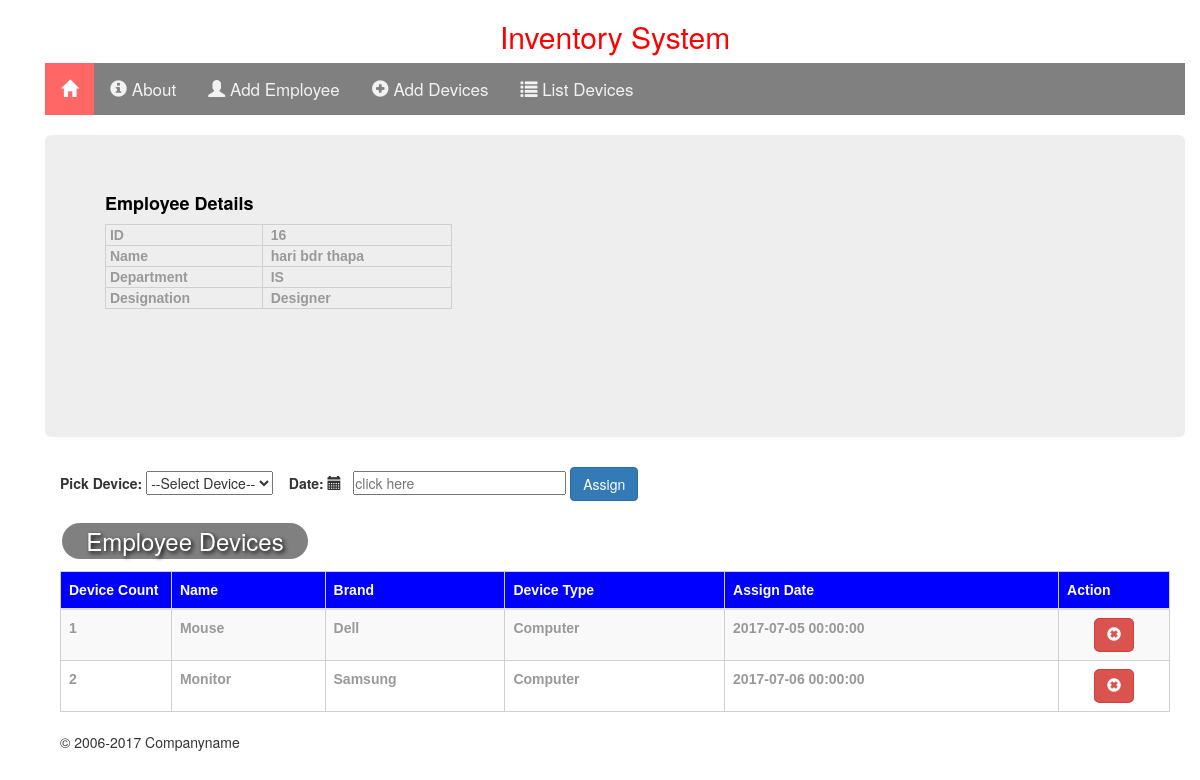
The page /view-employee-details.php?id=16 on the database its author committed.
### tables this page shows
CREATE TABLE `employee` (
  `id` int(11) NOT NULL,
  `fullname` text,
  `email` varchar(100) DEFAULT NULL,
  `designation` text,
  `department` text,
  `status` tinyint(4) DEFAULT '1'
);

CREATE TABLE `assigned_devices` (
  `id` int(11) NOT NULL,
  `emp_id` int(11) DEFAULT NULL,
  `assigned_date` datetime DEFAULT NULL,
  `device_id` int(11) DEFAULT NULL
);

CREATE TABLE `company_assets` (
  `id` int(11) NOT NULL,
  `device_name` text,
  `brand` text NOT NULL,
  `quantity` int(11) NOT NULL,
  `device_type` text,
  `device_assign` date DEFAULT NULL
);

### db/dbQuery.php (called while the page is built, shortened)
	<?php
	include('connection.php');
	function viewEmpDeviceDetailsById() {
	 	global $conn;
	 	$id     = $_GET['id'];
	 	$sql    = "SELECT * FROM employee WHERE id = ".$id;
	 	$result = mysqli_query($conn, $sql);
	 	$row    = mysqli_fetch_assoc($result);
	 	return $row;
	}
	function listAssignDevices(){
	 	global $conn;
	 	$id = $_GET['id'];
	 	$sql = "SELECT assigned_devices.*, company_assets.device_name, company_assets.brand, company_assets.device_type FROM assigned_devices inner join company_assets on assigned_devices.device_id = company_assets.id where emp_id =". $id;
	 	$rows = mysqli_query($conn, $sql);
	 	return $rows;
	}
?>

### view-employee-details.php (the view, shortened to what this page needs)
<?php
   include'db/dbQuery.php';
    $row = viewEmpDeviceDetailsById();
    $allDevice = listAssignDevices();
    $rows = mysqli_num_rows($allDevice) > 0;
?>
<!DOCTYPE html>
<html>
<head>
    	<link rel="stylesheet" type="text/css" href="assets/css/bootstrap.css">
    	<link rel="stylesheet" type="text/css" href="assets/css/bootstrap.min.css">
    	<link rel="stylesheet" type="text/css" href="assets/css/custom.css">
          <link rel="stylesheet" href="//code.jquery.com/ui/1.12.1/themes/base/jquery-ui.css">
</head>
<body>
<div class="container">
      <?php include ('inc/head.php'); ?>
        <div class="jumbotron">
          <div class="row">
            <div class="col-lg-6">
              <h4><b>Employee Details</b></h4>
              <table width="300px">
              <tr><th>  &nbsp;ID</th>           <td>&nbsp; <?php echo $row['id'];?>          </td></tr>
              <tr><th>  &nbsp;Name</th>         <td>&nbsp; <?php echo $row['fullname'];?>    </td></tr>
              <tr><th>  &nbsp;Department</th>   <td>&nbsp; <?php echo $row['department'];?>  </td></tr>
              <tr><th>  &nbsp;Designation</th>  <td>&nbsp; <?php echo $row['designation'];?> </td></tr>
              </table>
            </div>
        </div>
      </div>
      <div class="container-fluid">
        <div class="row">
          <div class="col-md-12">
            <form class="form-inline" method="POST" action="process/employee.php">
             <div class="form-group">
                <label>Pick Device:</label>
                  <select name="devices">
                  <option disabled selected="">--Select Device--</option>
                  </select>
              </div>
              <div class="form-group">
                    <label>&nbsp;&nbsp;&nbsp;Date: <span class="glyphicon glyphicon-calendar"></span></label>
                     &nbsp; <input type="text" name="assigned_date" id="datepicker" placeholder="click here" style="padding-right: 40px">
              </div>
              <button type="submit" name="assign" class="btn btn-primary">Assign</button>
            </form>
          </div>
        </div>
      </div>
<div class="col-lg-12">
<h3 style="background-color: #808080; color: white; border:2px solid; border-radius: 10px; width:250px; padding: 5px 5px;  border-radius: 20px; text-align: center; text-shadow:2px 2px 4px #000; ">Employee Devices </h3>
<table class="table table-striped">
 <thead>
   <tr bgcolor="blue" style="color: white">
       <th width="10%">Device Count</th>
       <th>Name</th>
       <th>Brand</th>
       <th>Device Type</th>
       <th>Assign Date</th>
       <th width="10%">Action</th>
   </tr>
 </thead>
   <tbody>
          <?php
              if($rows){
                $i = 1;
                foreach ($allDevice as $device) {
                  ?>
                    <tr>
                        <td><?php echo $i;?></td>
                        <td><?php echo $device['device_name']; ?></td>
                        <td><?php echo $device['brand'];?></td>
                        <td><?php echo $device['device_type']; ?></td>
                        <td><?php echo $device['assigned_date']; ?></td>
                        <td align="center">
                        <a href="process/employee.php?deldeviceid=<?php echo $device['id']; ?> && edid=<?php echo $device['emp_id'];?>" onClick="return confirm('Are You Sure?')"
                        title="Delete" class="btn btn-danger" style="border-radius: 15%;">
                        <i class="glyphicon glyphicon-remove-sign"></i></a>
                        </td>
                    </tr>
                     <?php
                    $i++;
                  }
                 } else
                 { ?>
                      <tr>
                          <td colspan="6" align="center">Sorry! No Device Found.</td>
                      </tr>
                     <?php
                  }
                ?>
   </tbody>
</table>
<?php include ('inc/footer.php');?>
</div>
</div>
</body>
</html>

### inc/head.php (shortened to what this page needs)
	<link rel="stylesheet" type="text/css" href="assets/css/bootstrap.css">
	<link rel="stylesheet" type="text/css" href="assets/css/bootstrap.min.css">
</head>
<body>
    <div class="container">
        <h2 align="center">Inventory System</h2>
        <div class="topnav" id="myTopnav">
            <a href="index.php" class="active"><i class="glyphicon glyphicon-home"></i></a>
            <a href="about.php"><i class="glyphicon glyphicon-info-sign"></i>&nbsp;About</a>
            <a href="add-employee.php"><i class="glyphicon glyphicon-user"></i>&nbsp;Add Employee</a>
            <a href="add-devices.php"><i class="glyphicon glyphicon-plus-sign"></i>&nbsp;Add Devices</a>
            <a href="list-devices.php"><i class="glyphicon glyphicon-list"></i>&nbsp;List Devices</a>
        </div><br>

### inc/footer.php
&copy; <?php
			$copyYear = 2006;
			$curYear = date('Y');
			echo $copyYear . (($copyYear != $curYear) ? '-' . $curYear : '');
		?> Companyname

### assets/css/custom.css (style rules this page uses)
* { margin:0; padding:0; }
body { background:#f9f9f9; font-family:"Courier New", Courier, monospace; }
table { width:70%; font-family:Tahoma, Geneva, sans-serif; font-weight:bolder; color:#999; margin-bottom:80px; }
table a { text-decoration:none; color:#00a2d1; }
table,td,th { border-collapse:collapse; border:solid #d0d0d0 1px; padding:20px; }

### inc/head.php (style rules this page uses)
.topnav { background: #808080; overflow: hidden; }
.topnav a { float: left; display: block; color: #f2f2f2; text-align: center; padding: 14px 16px; text-decoration: none; font-size: 17px; }
.topnav a.active { background-color: #FF6666; color: #fff; }
h2 { color: red; }
h4 { color: black; }

### rows shown on the page
employee: id "16", fullname "hari bdr thapa", department "IS", designation "Designer"
assigned_devices: device.device_name "Mouse", device.brand "Dell", device.device_type "Computer", assigned_date "2017-07-05 00:00:00"
assigned_devices: device.device_name "Monitor", device.brand "Samsung", device.device_type "Computer", assigned_date "2017-07-06 00:00:00"

### other values the page prints
$copyYear "2006"
$curYear "2017"
